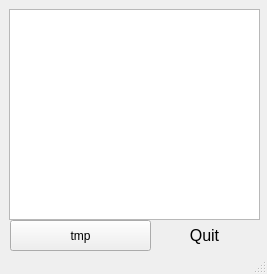
<?xml version="1.0" encoding="UTF-8"?>
<ui version="4.0">
 <class>MainWindow</class>
 <widget class="QMainWindow" name="MainWindow">
  <property name="enabled">
   <bool>true</bool>
  </property>
  <property name="geometry">
   <rect>
    <x>0</x>
    <y>0</y>
    <width>267</width>
    <height>274</height>
   </rect>
  </property>
  <property name="windowTitle">
   <string>MainWindow</string>
  </property>
  <widget class="QWidget" name="centralwidget">
   <widget class="QPushButton" name="buttonQuit">
    <property name="enabled">
     <bool>true</bool>
    </property>
    <property name="geometry">
     <rect>
      <x>149</x>
      <y>220</y>
      <width>111</width>
      <height>31</height>
     </rect>
    </property>
    <property name="font">
     <font>
      <pointsize>12</pointsize>
      <weight>50</weight>
      <bold>false</bold>
     </font>
    </property>
    <property name="cursor">
     <cursorShape>PointingHandCursor</cursorShape>
    </property>
    <property name="text">
     <string>Quit</string>
    </property>
    <property name="checkable">
     <bool>false</bool>
    </property>
    <property name="flat">
     <bool>true</bool>
    </property>
   </widget>
   <widget class="QTableView" name="tableView">
    <property name="geometry">
     <rect>
      <x>9</x>
      <y>9</y>
      <width>251</width>
      <height>211</height>
     </rect>
    </property>
   </widget>
   <widget class="QPushButton" name="Tmp">
    <property name="geometry">
     <rect>
      <x>10</x>
      <y>220</y>
      <width>141</width>
      <height>31</height>
     </rect>
    </property>
    <property name="text">
     <string>tmp</string>
    </property>
   </widget>
  </widget>
  <widget class="QStatusBar" name="statusbar"/>
 </widget>
 <resources/>
 <connections/>
</ui>
